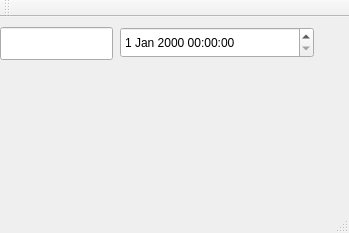
<?xml version="1.0" encoding="UTF-8"?>
<ui version="4.0">
 <class>BaseWindow</class>
 <widget class="QMainWindow" name="BaseWindow">
  <property name="geometry">
   <rect>
    <x>0</x>
    <y>0</y>
    <width>349</width>
    <height>233</height>
   </rect>
  </property>
  <property name="windowTitle">
   <string>BaseWindow</string>
  </property>
  <widget class="QWidget" name="centralWidget">
   <widget class="QDateTimeEdit" name="dateTimeEdit">
    <property name="geometry">
     <rect>
      <x>120</x>
      <y>10</y>
      <width>194</width>
      <height>31</height>
     </rect>
    </property>
   </widget>
   <widget class="QLineEdit" name="lineEdit">
    <property name="geometry">
     <rect>
      <x>0</x>
      <y>10</y>
      <width>113</width>
      <height>33</height>
     </rect>
    </property>
   </widget>
  </widget>
  <widget class="QMenuBar" name="menuBar">
   <property name="geometry">
    <rect>
     <x>0</x>
     <y>0</y>
     <width>349</width>
     <height>27</height>
    </rect>
   </property>
  </widget>
  <widget class="QToolBar" name="mainToolBar">
   <attribute name="toolBarArea">
    <enum>TopToolBarArea</enum>
   </attribute>
   <attribute name="toolBarBreak">
    <bool>false</bool>
   </attribute>
  </widget>
  <widget class="QStatusBar" name="statusBar"/>
 </widget>
 <layoutdefault spacing="6" margin="11"/>
 <resources/>
 <connections/>
</ui>
